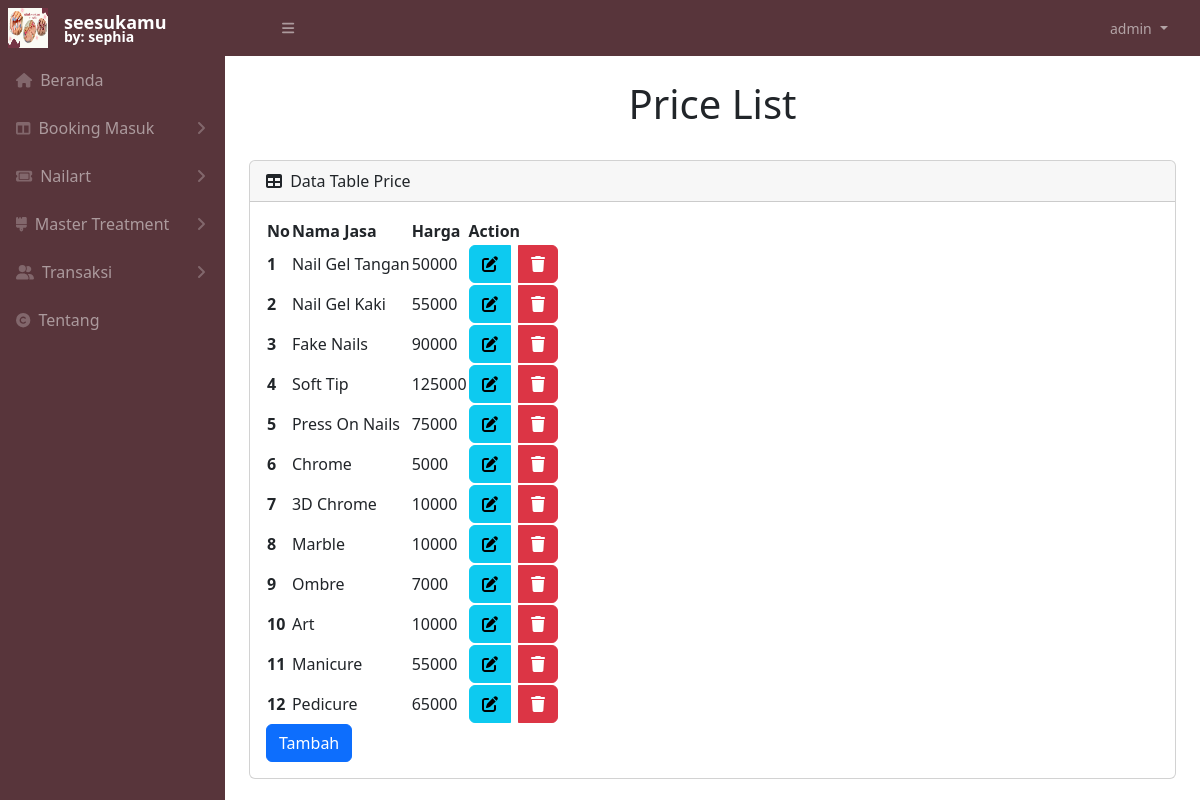
The app's page /admin/pricelist.php (signed in) with its own data.
### tables this page shows
CREATE TABLE `tprice` (
  `kdprice` int(11) NOT NULL,
  `namaprice` varchar(30) NOT NULL,
  `harga` varchar(255) NOT NULL
);

### admin/pricelist.php (the view, shortened to what this page needs)
<?php
require_once 'service/koneksidb.php';
require_once 'sidebar.php';
?>
<br>
<h1 class="text-center">Price List</h1>
<br>
<div class="card mb-4">
    <div class="card-header">
        <i class="fas fa-table me-1"></i>
        Data Table Price
    </div>
    <div class="card-body">
        <table id="datatablesSimple">
            <thead>
                <tr>
                    <th>No</th>
                    <th>Nama Jasa</th>
                    <th>Harga</th>
                    <th>Action</th>
                </tr>
            </thead>
            <tbody>
                <?php
                $sql2 = "SELECT * FROM tprice
                ORDER BY
                kdprice ASC";
                $q2 = mysqli_query($db, $sql2);
                $urut = 1;
                while ($r2 = mysqli_fetch_array($q2)) {
                    $namaprice        = $r2['namaprice'];
                    $harga        = $r2['harga'];
                ?>
                    <tr>
                        <th scope="row"><?= $urut++ ?></th>
                        <td scope="row"><?= $namaprice ?></td>
                        <td scope="row"><?= $harga ?></td>
                        <td>
                            <div class="btn-group" role="group" aria-label="Basic mixed styles example">
                                <button type="button" class="btn btn-info me-2" data-bs-toggle="modal" data-bs-target="#edit<?= $urut ?>"><i class="fas fa-edit"></i></button>
                                <button type="button" class="btn btn-danger me-2" data-bs-toggle="modal" data-bs-target="#delete<?= $urut ?>"><i class="fas fa-trash"></i></button>
                            </div>
                        </td>
                    </tr>
                <?php
                }
                ?>
            </tbody>
        </table>
        <button type="button-end" class="btn btn-primary" data-bs-toggle="modal" data-bs-target="#tambah">
            Tambah
        </button>
    </div>
</div>
</div>
<?php
require_once 'sidebar2.php';
?>

### records on screen
tprice: namaprice "Nail Gel Tangan", harga "50000"
tprice: namaprice "Nail Gel Kaki", harga "55000"
tprice: namaprice "Fake Nails", harga "90000"
tprice: namaprice "Soft Tip", harga "125000"
tprice: namaprice "Press On Nails", harga "75000"
tprice: namaprice "Chrome", harga "5000"
tprice: namaprice "3D Chrome", harga "10000"
tprice: namaprice "Marble", harga "10000"
tprice: namaprice "Ombre", harga "7000"
tprice: namaprice "Art", harga "10000"
tprice: namaprice "Manicure", harga "55000"
tprice: namaprice "Pedicure", harga "65000"
